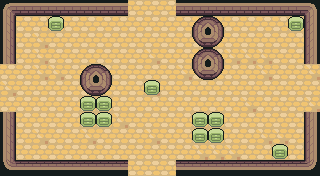

A 2D game scene composited from a Tiled map and its tileset images. What follows is a short description and the map's XML, with every tile layer's data as written:
An orthogonal 20x11 tile map with 16x16 px tiles, 6 tile layers (ground, dressing, decor, walls, ...), 3 tilesets and 12 objects (5x ENTRY, 5x ENEMY, 2x PROP).

<map version="1.10" tiledversion="1.10.2" orientation="orthogonal" renderorder="right-down" width="20" height="11" tilewidth="16" tileheight="16" infinite="0" nextlayerid="8" nextobjectid="13">
 <tileset firstgid="1" name="wall" tilewidth="16" tileheight="16" tilecount="110" columns="10">
  <image source="../../../gfx/tiles/ruins/tilesetwallsimple.png" width="160" height="176" />
 </tileset>
 <tileset firstgid="111" name="floor" tilewidth="16" tileheight="16" tilecount="374" columns="22">
  <image source="../../../gfx/tiles/ruins/tilesetinteriorfloor.png" width="352" height="272" />
 </tileset>
 <tileset firstgid="485" name="elements" tilewidth="16" tileheight="16" tilecount="27" columns="9">
  <image source="../../../gfx/tiles/ruins/elements.png" width="144" height="48" />
 </tileset>
 <layer id="1" name="ground" width="20" height="11">
  <data encoding="csv">
398,398,398,398,402,398,402,398,398,398,398,398,398,398,402,398,398,398,398,398,
398,398,398,398,398,398,398,398,398,398,398,398,398,402,398,398,398,398,398,398,
398,398,402,398,398,398,398,398,398,398,398,398,398,398,398,398,398,398,398,398,
398,398,402,398,398,398,398,398,398,402,398,398,398,398,402,402,402,398,398,398,
398,398,402,402,398,398,398,398,398,398,398,402,398,398,398,398,402,398,398,402,
402,398,398,398,398,398,398,398,398,402,398,398,398,398,398,398,398,398,398,398,
398,398,398,398,398,398,398,398,398,398,398,398,398,398,398,402,398,398,398,402,
398,398,398,398,398,398,398,402,398,398,398,398,398,398,398,398,398,398,398,398,
398,398,402,398,398,402,398,398,398,402,398,398,398,398,398,398,402,402,398,398,
398,398,398,398,398,398,398,398,398,398,398,398,402,402,402,398,398,398,398,398,
398,398,398,398,398,398,398,398,398,398,398,402,398,398,398,398,398,398,402,398
</data>
 </layer>
 <layer id="2" name="dressing" width="20" height="11">
  <data encoding="csv">
0,0,0,0,0,0,0,0,0,0,0,0,0,0,0,0,0,0,0,0,
0,0,0,0,0,0,0,0,0,0,0,0,0,0,0,0,0,0,0,0,
0,0,0,0,0,0,0,0,0,0,0,0,0,0,0,0,0,0,0,0,
0,0,0,0,0,0,0,0,0,0,0,0,0,0,0,0,0,0,0,0,
0,0,0,0,0,0,0,0,0,0,0,0,0,0,0,0,0,0,0,0,
0,0,0,0,0,0,0,0,0,0,0,0,0,0,0,0,0,0,0,0,
0,0,0,0,0,0,0,0,0,0,0,0,0,0,0,0,0,0,0,0,
0,0,0,0,0,0,0,0,0,0,0,0,0,0,0,0,0,0,0,0,
0,0,0,0,0,0,0,0,0,0,0,0,0,0,0,0,0,0,0,0,
0,0,0,0,0,0,0,0,0,0,0,0,0,0,0,0,0,0,0,0,
0,0,0,0,0,0,0,0,0,0,0,0,0,0,0,0,0,0,0,0
</data>
 </layer>
 <layer id="3" name="decor" width="20" height="11">
  <data encoding="csv">
0,0,0,0,0,0,0,0,0,0,0,0,0,0,0,0,0,0,0,0,
0,0,0,0,0,0,0,0,0,0,0,0,0,0,0,0,0,0,0,0,
0,0,0,0,0,0,0,0,0,0,0,0,0,0,0,0,0,0,0,0,
0,0,0,0,0,0,0,0,0,0,0,0,0,0,0,0,0,0,0,0,
0,0,0,0,0,0,0,0,0,0,0,0,0,0,0,0,0,0,0,0,
0,0,0,0,0,0,0,0,0,0,0,0,0,0,0,0,0,0,0,0,
0,0,0,0,0,0,0,0,0,0,0,0,0,0,0,0,0,0,0,0,
0,0,0,0,0,0,0,0,0,0,0,0,0,0,0,0,0,0,0,0,
0,0,0,0,0,0,0,0,0,0,0,0,0,0,0,0,0,0,0,0,
0,0,0,0,0,0,0,0,0,0,0,0,0,0,0,0,0,0,0,0,
0,0,0,0,0,0,0,0,0,0,0,0,0,0,0,0,0,0,0,0
</data>
 </layer>
 <layer id="4" name="walls" width="20" height="11">
  <data encoding="csv">
61,64,64,64,64,64,64,64,0,0,0,64,64,64,64,64,64,64,64,65,
71,0,0,0,0,0,0,0,0,0,0,0,0,0,0,0,0,0,0,75,
71,0,0,0,0,0,0,0,0,0,0,0,0,0,0,0,0,0,0,75,
71,0,0,0,0,0,0,0,0,0,0,0,0,0,0,0,0,0,0,75,
0,0,0,0,0,0,0,0,0,0,0,0,0,0,0,0,0,0,0,0,
0,0,0,0,0,0,0,0,0,0,0,0,0,0,0,0,0,0,0,0,
0,0,0,0,0,0,0,0,0,0,0,0,0,0,0,0,0,0,0,0,
71,0,0,0,0,0,0,0,0,0,0,0,0,0,0,0,0,0,0,75,
71,0,0,0,0,0,0,0,0,0,0,0,0,0,0,0,0,0,0,75,
71,0,0,0,0,0,0,0,0,0,0,0,0,0,0,0,0,0,0,75,
101,104,104,104,104,104,104,104,0,0,0,104,104,104,104,104,104,104,104,105
</data>
 </layer>
 <layer id="5" name="props" width="20" height="11">
  <data encoding="csv">
0,0,0,0,0,0,0,0,0,0,0,0,0,0,0,0,0,0,0,0,
0,0,0,492,0,0,0,0,0,0,0,0,73,74,0,0,0,0,492,0,
0,0,0,0,0,0,0,0,0,0,0,0,83,84,0,0,0,0,0,0,
0,0,0,0,0,0,0,0,0,0,0,0,73,74,0,0,0,0,0,0,
0,0,0,0,0,73,74,0,0,0,0,0,83,84,0,0,0,0,0,0,
0,0,0,0,0,83,84,0,0,492,0,0,0,0,0,0,0,0,0,0,
0,0,0,0,0,492,492,0,0,0,0,0,0,0,0,0,0,0,0,0,
0,0,0,0,0,492,492,0,0,0,0,0,492,492,0,0,0,0,0,0,
0,0,0,0,0,0,0,0,0,0,0,0,492,492,0,0,0,0,0,0,
0,0,0,0,0,0,0,0,0,0,0,0,0,0,0,0,0,492,0,0,
0,0,0,0,0,0,0,0,0,0,0,0,0,0,0,0,0,0,0,0
</data>
 </layer>
 <layer id="6" name="overhead" width="20" height="11">
  <data encoding="csv">
0,0,0,0,0,0,0,0,0,0,0,0,0,0,0,0,0,0,0,0,
0,0,0,0,0,0,0,0,0,0,0,0,0,0,0,0,0,0,0,0,
0,0,0,0,0,0,0,0,0,0,0,0,0,0,0,0,0,0,0,0,
0,0,0,0,0,0,0,0,0,0,0,0,0,0,0,0,0,0,0,0,
0,0,0,0,0,0,0,0,0,0,0,0,0,0,0,0,0,0,0,0,
0,0,0,0,0,0,0,0,0,0,0,0,0,0,0,0,0,0,0,0,
0,0,0,0,0,0,0,0,0,0,0,0,0,0,0,0,0,0,0,0,
0,0,0,0,0,0,0,0,0,0,0,0,0,0,0,0,0,0,0,0,
0,0,0,0,0,0,0,0,0,0,0,0,0,0,0,0,0,0,0,0,
0,0,0,0,0,0,0,0,0,0,0,0,0,0,0,0,0,0,0,0,
0,0,0,0,0,0,0,0,0,0,0,0,0,0,0,0,0,0,0,0
</data>
 </layer>
 <objectgroup id="7" name="spawns">
  <object id="1" name="UP" type="ENTRY" x="152" y="24" />
  <object id="2" name="DOWN" type="ENTRY" x="152" y="152" />
  <object id="3" name="LEFT" type="ENTRY" x="24" y="88" />
  <object id="4" name="RIGHT" type="ENTRY" x="296" y="88" />
  <object id="5" name="" type="ENTRY" x="168" y="88" />
  <object id="6" name="" type="ENEMY" x="72" y="120" />
  <object id="7" name="" type="ENEMY" x="120" y="88" />
  <object id="8" name="" type="ENEMY" x="152" y="120" />
  <object id="9" name="" type="ENEMY" x="72" y="56" />
  <object id="10" name="" type="ENEMY" x="152" y="56" />
  <object id="11" name="torch" type="PROP" x="56" y="168" />
  <object id="12" name="torch" type="PROP" x="264" y="168" />
 </objectgroup>
</map>
